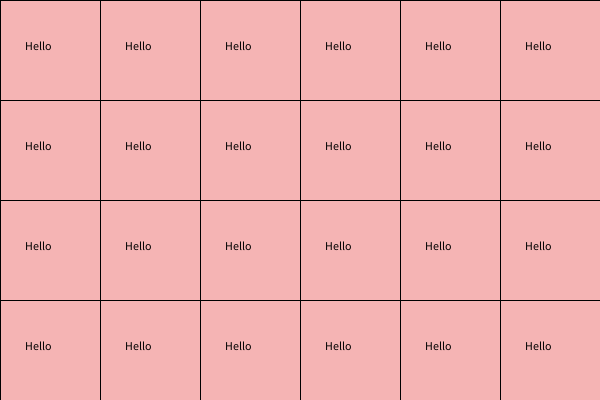
Frame 1 (no input)
Frame 60 (the mouse pressed at the canvas centre just before this capture): identical to frame 1, image omitted
Frame 120 (the mouse held since frame 60 and released just before this capture): identical to frame 1, image omitted

The Processing sketch that drew this single still picture (run headless with seeded random() and noise(); from frame 60 on, the mouse is pressed at the canvas centre):

// Processing sketch: week11_1
// ── week11_1.pde
void setup(){
  size(600,400);
}
void draw(){
  background(255);
  for(int i=0;i<4;i++){//y
    for(int j=0;j<6;j++){//x
      fill(#F5B4B4); rect(j*100,i*100,100,100);
      fill(0); text("Hello",j*100+25,i*100+50);
    }
  }
}
